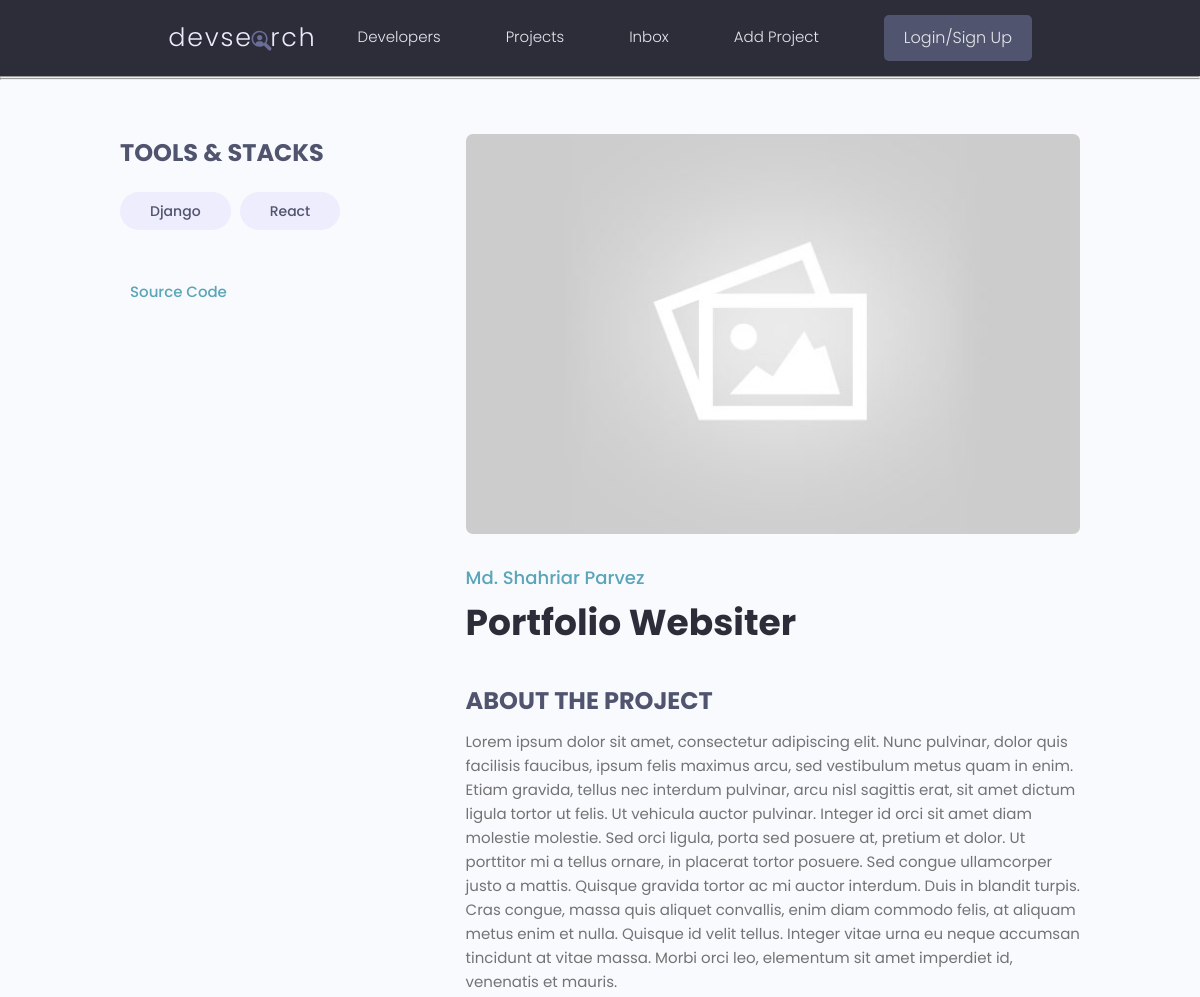
Page /project/689a96c3-0dd3-4970-9cd3-5deec1c7fe3d (upper part) on the earlier database version.
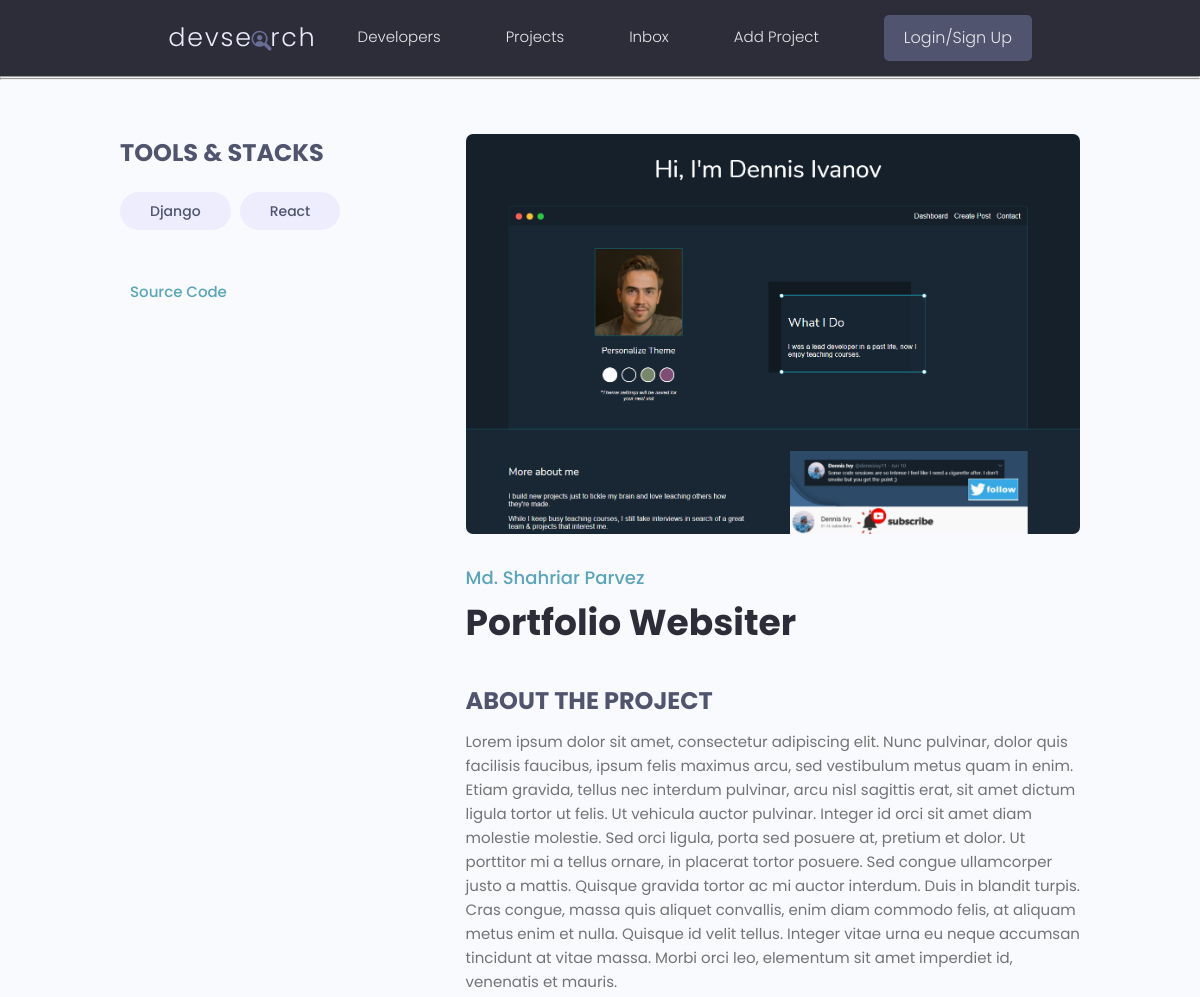
Same page on the later database version.
### projects/models.py (models this page shows)
class Project(models.Model):
    title = models.CharField(max_length=200)
    description = models.TextField(null=True, blank=True)  # not required field
    featured_image = models.ImageField(null=True, blank=True, default = 'default.jpg')
    demo_link = models.CharField(max_length=1000, null=True, blank=True)
    source_link = models.CharField(max_length=2000, null=True, blank=True)
    tags = models.ManyToManyField('Tag', blank=True)
    vote_total = models.IntegerField(default=0, null=True, blank=True)
    vote_ratio = models.IntegerField(default=0, null=True, blank=True)
    created = models.DateTimeField(auto_now_add=True)
    id = models.UUIDField(default=uuid4, unique=True,
                          primary_key=True, editable=False)
    def __str__(self) -> str:
        return self.title

### projects/views.py (the view)
# urls.py: path('project/<str:pk>', views.project, name='project'),
def project(request, pk):
    projectObj = Project.objects.get(id=pk)
    print('projectObj:', projectObj)
    return render(request, 'projects/single-project.html', {'project': projectObj})

### projects/models.py (called while the page is built)
    def __str__(self):
        return self.name

### projects/templates/projects/single-project.html (shortened to what this page needs)
{% extends 'main.html' %} {% block content %}
<hr />
<hr />
<br />
  <main class="singleProject my-md">
    <div class="container">
      <div class="layout">
        <div class="column column--1of3">
          <h3 class="singleProject__subtitle">Tools & Stacks</h3>
          <div class="singleProject__toolStack">
            {% for tag in project.tags.all %}
            <span class="tag tag--pill tag--sub tag--lg">
              <small>{{tag}}</small>
            </span>
            {% endfor %}
          </div>
          <a class="singleProject__liveLink" href="#" target="_blank">Source Code
          </a>
        </div>
        <div class="column column--2of3">
          <img class="singleProject__preview" src="{{ project.featured_image.url }}" alt="portfolio thumbnail" />
          <a href="profile.html" class="singleProject__developer">Md. Shahriar Parvez</a>
          <h2 class="singleProject__title">{{project.title}}r</h2>
          <h3 class="singleProject__subtitle">About the Project</h3>
          <div class="singleProject__info">{{project.description}}
          </div>
        </div>
      </div>
    </div>
  </main>
{% endblock content %}

Differences in the rows shown:
changed Project "Portfolio Website": featured_image: picture added in place of a placeholder
